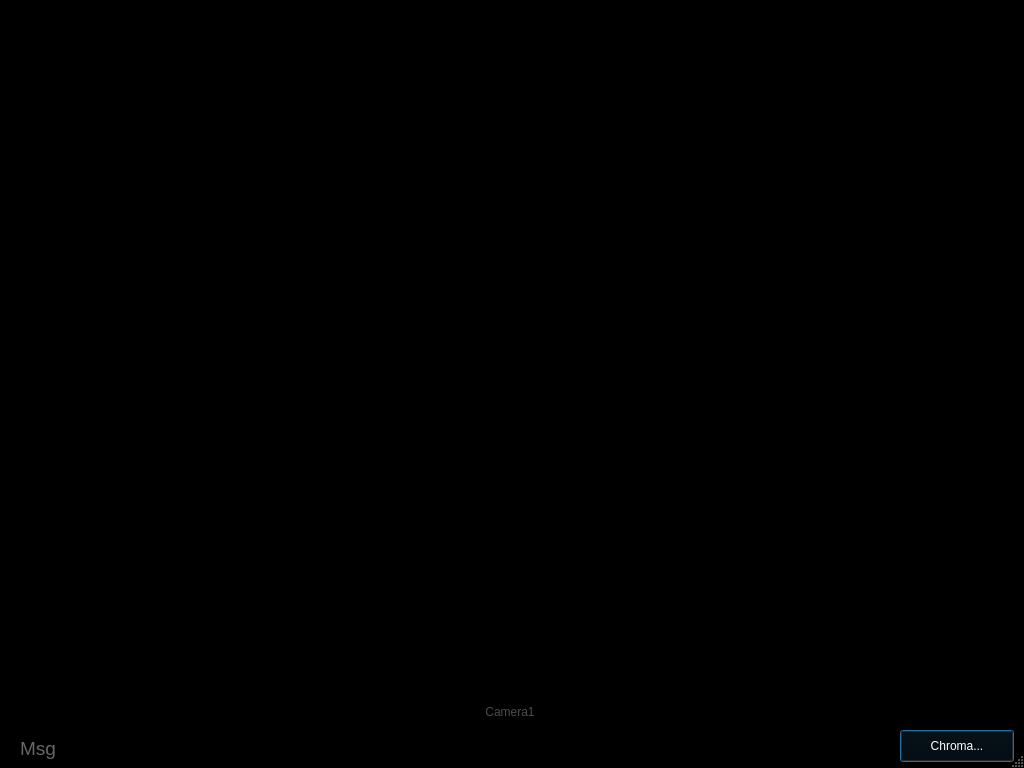
<?xml version="1.0" encoding="UTF-8"?>
<ui version="4.0">
 <author>Kiyo Chinzei (k.chinzei@aist.go.jp) / Small Computings for Clinicals</author>
 <class>MainWindow</class>
 <widget class="QDialog" name="MainWindow">
  <property name="windowModality">
   <enum>Qt::ApplicationModal</enum>
  </property>
  <property name="enabled">
   <bool>true</bool>
  </property>
  <property name="geometry">
   <rect>
    <x>0</x>
    <y>0</y>
    <width>1024</width>
    <height>768</height>
   </rect>
  </property>
  <property name="sizePolicy">
   <sizepolicy hsizetype="Fixed" vsizetype="Fixed">
    <horstretch>0</horstretch>
    <verstretch>0</verstretch>
   </sizepolicy>
  </property>
  <property name="palette">
   <palette>
    <active>
     <colorrole role="WindowText">
      <brush brushstyle="SolidPattern">
       <color alpha="255">
        <red>255</red>
        <green>255</green>
        <blue>255</blue>
       </color>
      </brush>
     </colorrole>
     <colorrole role="Button">
      <brush brushstyle="SolidPattern">
       <color alpha="255">
        <red>0</red>
        <green>0</green>
        <blue>0</blue>
       </color>
      </brush>
     </colorrole>
     <colorrole role="Light">
      <brush brushstyle="SolidPattern">
       <color alpha="255">
        <red>0</red>
        <green>0</green>
        <blue>0</blue>
       </color>
      </brush>
     </colorrole>
     <colorrole role="Midlight">
      <brush brushstyle="SolidPattern">
       <color alpha="255">
        <red>0</red>
        <green>0</green>
        <blue>0</blue>
       </color>
      </brush>
     </colorrole>
     <colorrole role="Dark">
      <brush brushstyle="SolidPattern">
       <color alpha="255">
        <red>0</red>
        <green>0</green>
        <blue>0</blue>
       </color>
      </brush>
     </colorrole>
     <colorrole role="Mid">
      <brush brushstyle="SolidPattern">
       <color alpha="255">
        <red>0</red>
        <green>0</green>
        <blue>0</blue>
       </color>
      </brush>
     </colorrole>
     <colorrole role="Text">
      <brush brushstyle="SolidPattern">
       <color alpha="255">
        <red>255</red>
        <green>255</green>
        <blue>255</blue>
       </color>
      </brush>
     </colorrole>
     <colorrole role="BrightText">
      <brush brushstyle="SolidPattern">
       <color alpha="255">
        <red>255</red>
        <green>255</green>
        <blue>255</blue>
       </color>
      </brush>
     </colorrole>
     <colorrole role="ButtonText">
      <brush brushstyle="SolidPattern">
       <color alpha="255">
        <red>255</red>
        <green>255</green>
        <blue>255</blue>
       </color>
      </brush>
     </colorrole>
     <colorrole role="Base">
      <brush brushstyle="SolidPattern">
       <color alpha="255">
        <red>0</red>
        <green>0</green>
        <blue>0</blue>
       </color>
      </brush>
     </colorrole>
     <colorrole role="Window">
      <brush brushstyle="SolidPattern">
       <color alpha="255">
        <red>0</red>
        <green>0</green>
        <blue>0</blue>
       </color>
      </brush>
     </colorrole>
     <colorrole role="Shadow">
      <brush brushstyle="SolidPattern">
       <color alpha="255">
        <red>0</red>
        <green>0</green>
        <blue>0</blue>
       </color>
      </brush>
     </colorrole>
     <colorrole role="AlternateBase">
      <brush brushstyle="SolidPattern">
       <color alpha="255">
        <red>0</red>
        <green>0</green>
        <blue>0</blue>
       </color>
      </brush>
     </colorrole>
     <colorrole role="ToolTipBase">
      <brush brushstyle="SolidPattern">
       <color alpha="255">
        <red>255</red>
        <green>255</green>
        <blue>220</blue>
       </color>
      </brush>
     </colorrole>
     <colorrole role="ToolTipText">
      <brush brushstyle="SolidPattern">
       <color alpha="255">
        <red>0</red>
        <green>0</green>
        <blue>0</blue>
       </color>
      </brush>
     </colorrole>
    </active>
    <inactive>
     <colorrole role="WindowText">
      <brush brushstyle="SolidPattern">
       <color alpha="255">
        <red>255</red>
        <green>255</green>
        <blue>255</blue>
       </color>
      </brush>
     </colorrole>
     <colorrole role="Button">
      <brush brushstyle="SolidPattern">
       <color alpha="255">
        <red>0</red>
        <green>0</green>
        <blue>0</blue>
       </color>
      </brush>
     </colorrole>
     <colorrole role="Light">
      <brush brushstyle="SolidPattern">
       <color alpha="255">
        <red>0</red>
        <green>0</green>
        <blue>0</blue>
       </color>
      </brush>
     </colorrole>
     <colorrole role="Midlight">
      <brush brushstyle="SolidPattern">
       <color alpha="255">
        <red>0</red>
        <green>0</green>
        <blue>0</blue>
       </color>
      </brush>
     </colorrole>
     <colorrole role="Dark">
      <brush brushstyle="SolidPattern">
       <color alpha="255">
        <red>0</red>
        <green>0</green>
        <blue>0</blue>
       </color>
      </brush>
     </colorrole>
     <colorrole role="Mid">
      <brush brushstyle="SolidPattern">
       <color alpha="255">
        <red>0</red>
        <green>0</green>
        <blue>0</blue>
       </color>
      </brush>
     </colorrole>
     <colorrole role="Text">
      <brush brushstyle="SolidPattern">
       <color alpha="255">
        <red>255</red>
        <green>255</green>
        <blue>255</blue>
       </color>
      </brush>
     </colorrole>
     <colorrole role="BrightText">
      <brush brushstyle="SolidPattern">
       <color alpha="255">
        <red>255</red>
        <green>255</green>
        <blue>255</blue>
       </color>
      </brush>
     </colorrole>
     <colorrole role="ButtonText">
      <brush brushstyle="SolidPattern">
       <color alpha="255">
        <red>255</red>
        <green>255</green>
        <blue>255</blue>
       </color>
      </brush>
     </colorrole>
     <colorrole role="Base">
      <brush brushstyle="SolidPattern">
       <color alpha="255">
        <red>0</red>
        <green>0</green>
        <blue>0</blue>
       </color>
      </brush>
     </colorrole>
     <colorrole role="Window">
      <brush brushstyle="SolidPattern">
       <color alpha="255">
        <red>0</red>
        <green>0</green>
        <blue>0</blue>
       </color>
      </brush>
     </colorrole>
     <colorrole role="Shadow">
      <brush brushstyle="SolidPattern">
       <color alpha="255">
        <red>0</red>
        <green>0</green>
        <blue>0</blue>
       </color>
      </brush>
     </colorrole>
     <colorrole role="AlternateBase">
      <brush brushstyle="SolidPattern">
       <color alpha="255">
        <red>0</red>
        <green>0</green>
        <blue>0</blue>
       </color>
      </brush>
     </colorrole>
     <colorrole role="ToolTipBase">
      <brush brushstyle="SolidPattern">
       <color alpha="255">
        <red>255</red>
        <green>255</green>
        <blue>220</blue>
       </color>
      </brush>
     </colorrole>
     <colorrole role="ToolTipText">
      <brush brushstyle="SolidPattern">
       <color alpha="255">
        <red>0</red>
        <green>0</green>
        <blue>0</blue>
       </color>
      </brush>
     </colorrole>
    </inactive>
    <disabled>
     <colorrole role="WindowText">
      <brush brushstyle="SolidPattern">
       <color alpha="255">
        <red>0</red>
        <green>0</green>
        <blue>0</blue>
       </color>
      </brush>
     </colorrole>
     <colorrole role="Button">
      <brush brushstyle="SolidPattern">
       <color alpha="255">
        <red>0</red>
        <green>0</green>
        <blue>0</blue>
       </color>
      </brush>
     </colorrole>
     <colorrole role="Light">
      <brush brushstyle="SolidPattern">
       <color alpha="255">
        <red>0</red>
        <green>0</green>
        <blue>0</blue>
       </color>
      </brush>
     </colorrole>
     <colorrole role="Midlight">
      <brush brushstyle="SolidPattern">
       <color alpha="255">
        <red>0</red>
        <green>0</green>
        <blue>0</blue>
       </color>
      </brush>
     </colorrole>
     <colorrole role="Dark">
      <brush brushstyle="SolidPattern">
       <color alpha="255">
        <red>0</red>
        <green>0</green>
        <blue>0</blue>
       </color>
      </brush>
     </colorrole>
     <colorrole role="Mid">
      <brush brushstyle="SolidPattern">
       <color alpha="255">
        <red>0</red>
        <green>0</green>
        <blue>0</blue>
       </color>
      </brush>
     </colorrole>
     <colorrole role="Text">
      <brush brushstyle="SolidPattern">
       <color alpha="255">
        <red>0</red>
        <green>0</green>
        <blue>0</blue>
       </color>
      </brush>
     </colorrole>
     <colorrole role="BrightText">
      <brush brushstyle="SolidPattern">
       <color alpha="255">
        <red>255</red>
        <green>255</green>
        <blue>255</blue>
       </color>
      </brush>
     </colorrole>
     <colorrole role="ButtonText">
      <brush brushstyle="SolidPattern">
       <color alpha="255">
        <red>0</red>
        <green>0</green>
        <blue>0</blue>
       </color>
      </brush>
     </colorrole>
     <colorrole role="Base">
      <brush brushstyle="SolidPattern">
       <color alpha="255">
        <red>0</red>
        <green>0</green>
        <blue>0</blue>
       </color>
      </brush>
     </colorrole>
     <colorrole role="Window">
      <brush brushstyle="SolidPattern">
       <color alpha="255">
        <red>0</red>
        <green>0</green>
        <blue>0</blue>
       </color>
      </brush>
     </colorrole>
     <colorrole role="Shadow">
      <brush brushstyle="SolidPattern">
       <color alpha="255">
        <red>0</red>
        <green>0</green>
        <blue>0</blue>
       </color>
      </brush>
     </colorrole>
     <colorrole role="AlternateBase">
      <brush brushstyle="SolidPattern">
       <color alpha="255">
        <red>0</red>
        <green>0</green>
        <blue>0</blue>
       </color>
      </brush>
     </colorrole>
     <colorrole role="ToolTipBase">
      <brush brushstyle="SolidPattern">
       <color alpha="255">
        <red>255</red>
        <green>255</green>
        <blue>220</blue>
       </color>
      </brush>
     </colorrole>
     <colorrole role="ToolTipText">
      <brush brushstyle="SolidPattern">
       <color alpha="255">
        <red>0</red>
        <green>0</green>
        <blue>0</blue>
       </color>
      </brush>
     </colorrole>
    </disabled>
   </palette>
  </property>
  <property name="windowTitle">
   <string>Chromakey2</string>
  </property>
  <property name="autoFillBackground">
   <bool>true</bool>
  </property>
  <property name="sizeGripEnabled">
   <bool>true</bool>
  </property>
  <widget class="EndoView" name="viewL" native="true">
   <property name="geometry">
    <rect>
     <x>192</x>
     <y>36</y>
     <width>640</width>
     <height>640</height>
    </rect>
   </property>
   <property name="sizePolicy">
    <sizepolicy hsizetype="Fixed" vsizetype="Fixed">
     <horstretch>0</horstretch>
     <verstretch>0</verstretch>
    </sizepolicy>
   </property>
   <property name="minimumSize">
    <size>
     <width>480</width>
     <height>480</height>
    </size>
   </property>
   <property name="layoutDirection">
    <enum>Qt::LeftToRight</enum>
   </property>
   <property name="autoFillBackground">
    <bool>false</bool>
   </property>
   <property name="lineWidth" stdset="0">
    <number>0</number>
   </property>
   <property name="midLineWidth" stdset="0">
    <number>0</number>
   </property>
  </widget>
  <widget class="QLabel" name="label_logo">
   <property name="geometry">
    <rect>
     <x>790</x>
     <y>10</y>
     <width>220</width>
     <height>90</height>
    </rect>
   </property>
   <property name="text">
    <string/>
   </property>
   <property name="pixmap">
    <pixmap resource="QResources.qrc">:/images/QResources/aist_90.png</pixmap>
   </property>
   <property name="scaledContents">
    <bool>true</bool>
   </property>
  </widget>
  <widget class="QLabel" name="label_msg">
   <property name="geometry">
    <rect>
     <x>20</x>
     <y>733</y>
     <width>981</width>
     <height>31</height>
    </rect>
   </property>
   <property name="palette">
    <palette>
     <active>
      <colorrole role="WindowText">
       <brush brushstyle="SolidPattern">
        <color alpha="255">
         <red>102</red>
         <green>102</green>
         <blue>102</blue>
        </color>
       </brush>
      </colorrole>
     </active>
     <inactive>
      <colorrole role="WindowText">
       <brush brushstyle="SolidPattern">
        <color alpha="255">
         <red>102</red>
         <green>102</green>
         <blue>102</blue>
        </color>
       </brush>
      </colorrole>
     </inactive>
     <disabled>
      <colorrole role="WindowText">
       <brush brushstyle="SolidPattern">
        <color alpha="255">
         <red>0</red>
         <green>0</green>
         <blue>0</blue>
        </color>
       </brush>
      </colorrole>
     </disabled>
    </palette>
   </property>
   <property name="font">
    <font>
     <pointsize>14</pointsize>
    </font>
   </property>
   <property name="layoutDirection">
    <enum>Qt::LeftToRight</enum>
   </property>
   <property name="text">
    <string>Msg</string>
   </property>
   <property name="alignment">
    <set>Qt::AlignJustify|Qt::AlignVCenter</set>
   </property>
   <property name="wordWrap">
    <bool>true</bool>
   </property>
  </widget>
  <widget class="QPushButton" name="btn_setChroma">
   <property name="geometry">
    <rect>
     <x>900</x>
     <y>730</y>
     <width>114</width>
     <height>32</height>
    </rect>
   </property>
   <property name="text">
    <string>Chroma...</string>
   </property>
  </widget>
  <widget class="QLabel" name="label_camname">
   <property name="geometry">
    <rect>
     <x>16</x>
     <y>704</y>
     <width>988</width>
     <height>16</height>
    </rect>
   </property>
   <property name="palette">
    <palette>
     <active>
      <colorrole role="WindowText">
       <brush brushstyle="SolidPattern">
        <color alpha="255">
         <red>76</red>
         <green>76</green>
         <blue>76</blue>
        </color>
       </brush>
      </colorrole>
     </active>
     <inactive>
      <colorrole role="WindowText">
       <brush brushstyle="SolidPattern">
        <color alpha="255">
         <red>76</red>
         <green>76</green>
         <blue>76</blue>
        </color>
       </brush>
      </colorrole>
     </inactive>
     <disabled>
      <colorrole role="WindowText">
       <brush brushstyle="SolidPattern">
        <color alpha="255">
         <red>0</red>
         <green>0</green>
         <blue>0</blue>
        </color>
       </brush>
      </colorrole>
     </disabled>
    </palette>
   </property>
   <property name="text">
    <string>Camera1</string>
   </property>
   <property name="alignment">
    <set>Qt::AlignCenter</set>
   </property>
  </widget>
  <widget class="QLabel" name="label_scc">
   <property name="geometry">
    <rect>
     <x>10</x>
     <y>10</y>
     <width>140</width>
     <height>90</height>
    </rect>
   </property>
   <property name="text">
    <string/>
   </property>
   <property name="pixmap">
    <pixmap resource="QResources.qrc">:/images/QResources/scc_h90.png</pixmap>
   </property>
   <property name="scaledContents">
    <bool>true</bool>
   </property>
  </widget>
 </widget>
 <customwidgets>
  <customwidget>
   <class>EndoView</class>
   <extends>QWidget</extends>
   <header>EndoView.h</header>
  </customwidget>
 </customwidgets>
 <resources>
  <include location="QResources.qrc"/>
 </resources>
 <connections/>
</ui>
